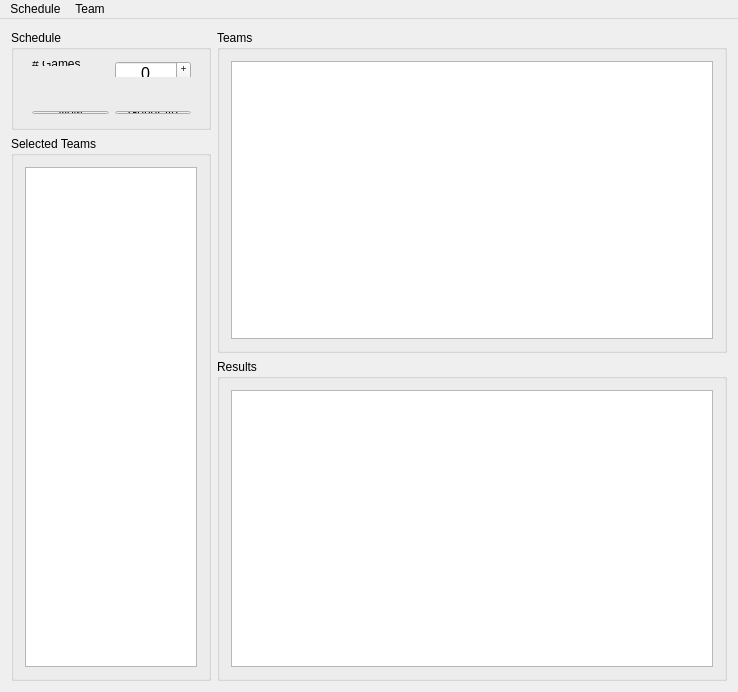
<?xml version="1.0" encoding="UTF-8"?>
<ui version="4.0">
 <class>MainWindow</class>
 <widget class="QMainWindow" name="MainWindow">
  <property name="geometry">
   <rect>
    <x>0</x>
    <y>0</y>
    <width>738</width>
    <height>680</height>
   </rect>
  </property>
  <property name="sizePolicy">
   <sizepolicy hsizetype="Expanding" vsizetype="Expanding">
    <horstretch>0</horstretch>
    <verstretch>0</verstretch>
   </sizepolicy>
  </property>
  <property name="windowTitle">
   <string>Thunder Schedule</string>
  </property>
  <property name="iconSize">
   <size>
    <width>24</width>
    <height>24</height>
   </size>
  </property>
  <property name="toolButtonStyle">
   <enum>Qt::ToolButtonFollowStyle</enum>
  </property>
  <property name="documentMode">
   <bool>false</bool>
  </property>
  <property name="dockNestingEnabled">
   <bool>false</bool>
  </property>
  <property name="unifiedTitleAndToolBarOnMac">
   <bool>true</bool>
  </property>
  <widget class="QWidget" name="centralWidget">
   <layout class="QHBoxLayout" name="horizontalLayout">
    <item>
     <layout class="QVBoxLayout" name="verticalLayout_5">
      <item>
       <widget class="QGroupBox" name="Games_groupBox">
        <property name="sizePolicy">
         <sizepolicy hsizetype="Fixed" vsizetype="Expanding">
          <horstretch>0</horstretch>
          <verstretch>0</verstretch>
         </sizepolicy>
        </property>
        <property name="minimumSize">
         <size>
          <width>200</width>
          <height>100</height>
         </size>
        </property>
        <property name="maximumSize">
         <size>
          <width>200</width>
          <height>16777215</height>
         </size>
        </property>
        <property name="title">
         <string>Schedule</string>
        </property>
        <property name="flat">
         <bool>false</bool>
        </property>
        <widget class="QWidget" name="layoutWidget">
         <property name="geometry">
          <rect>
           <x>10</x>
           <y>70</y>
           <width>181</width>
           <height>25</height>
          </rect>
         </property>
         <layout class="QHBoxLayout" name="horizontalLayout_2">
          <item>
           <widget class="QPushButton" name="New_pushButton">
            <property name="text">
             <string>New</string>
            </property>
           </widget>
          </item>
          <item>
           <widget class="QPushButton" name="Generate_pushButton">
            <property name="text">
             <string>Generate</string>
            </property>
           </widget>
          </item>
         </layout>
        </widget>
        <widget class="QWidget" name="layoutWidget">
         <property name="geometry">
          <rect>
           <x>10</x>
           <y>20</y>
           <width>181</width>
           <height>27</height>
          </rect>
         </property>
         <layout class="QHBoxLayout" name="horizontalLayout_3">
          <item>
           <widget class="QLabel" name="numGames_label">
            <property name="text">
             <string># Games</string>
            </property>
           </widget>
          </item>
          <item>
           <widget class="QSpinBox" name="numGames_spinBox">
            <property name="minimumSize">
             <size>
              <width>0</width>
              <height>25</height>
             </size>
            </property>
            <property name="font">
             <font>
              <pointsize>12</pointsize>
              <kerning>true</kerning>
             </font>
            </property>
            <property name="alignment">
             <set>Qt::AlignCenter</set>
            </property>
            <property name="buttonSymbols">
             <enum>QAbstractSpinBox::PlusMinus</enum>
            </property>
           </widget>
          </item>
         </layout>
        </widget>
       </widget>
      </item>
      <item>
       <widget class="QGroupBox" name="selectedTeam_groupBox">
        <property name="sizePolicy">
         <sizepolicy hsizetype="Expanding" vsizetype="Expanding">
          <horstretch>0</horstretch>
          <verstretch>0</verstretch>
         </sizepolicy>
        </property>
        <property name="minimumSize">
         <size>
          <width>200</width>
          <height>0</height>
         </size>
        </property>
        <property name="maximumSize">
         <size>
          <width>200</width>
          <height>16777215</height>
         </size>
        </property>
        <property name="title">
         <string>Selected Teams</string>
        </property>
        <layout class="QVBoxLayout" name="verticalLayout">
         <item>
          <widget class="QListWidget" name="Team_listWidget">
           <property name="sizePolicy">
            <sizepolicy hsizetype="Expanding" vsizetype="Expanding">
             <horstretch>0</horstretch>
             <verstretch>0</verstretch>
            </sizepolicy>
           </property>
           <property name="minimumSize">
            <size>
             <width>0</width>
             <height>500</height>
            </size>
           </property>
           <property name="horizontalScrollBarPolicy">
            <enum>Qt::ScrollBarAlwaysOff</enum>
           </property>
          </widget>
         </item>
        </layout>
       </widget>
      </item>
     </layout>
    </item>
    <item>
     <layout class="QVBoxLayout" name="verticalLayout_4">
      <item>
       <widget class="QGroupBox" name="Team_groupBox">
        <property name="sizePolicy">
         <sizepolicy hsizetype="Expanding" vsizetype="Expanding">
          <horstretch>0</horstretch>
          <verstretch>0</verstretch>
         </sizepolicy>
        </property>
        <property name="minimumSize">
         <size>
          <width>0</width>
          <height>175</height>
         </size>
        </property>
        <property name="title">
         <string>Teams</string>
        </property>
        <layout class="QVBoxLayout" name="verticalLayout_2">
         <item>
          <widget class="QTableWidget" name="Teams_tableWidget">
           <property name="sortingEnabled">
            <bool>true</bool>
           </property>
          </widget>
         </item>
        </layout>
       </widget>
      </item>
      <item>
       <widget class="QGroupBox" name="Results_groupBox">
        <property name="sizePolicy">
         <sizepolicy hsizetype="Expanding" vsizetype="MinimumExpanding">
          <horstretch>0</horstretch>
          <verstretch>0</verstretch>
         </sizepolicy>
        </property>
        <property name="minimumSize">
         <size>
          <width>0</width>
          <height>175</height>
         </size>
        </property>
        <property name="title">
         <string>Results</string>
        </property>
        <layout class="QVBoxLayout" name="verticalLayout_3">
         <item>
          <widget class="QTextBrowser" name="Results_textBrowser"/>
         </item>
        </layout>
       </widget>
      </item>
     </layout>
    </item>
   </layout>
  </widget>
  <widget class="QMenuBar" name="menuBar">
   <property name="geometry">
    <rect>
     <x>0</x>
     <y>0</y>
     <width>738</width>
     <height>21</height>
    </rect>
   </property>
   <widget class="QMenu" name="menuFile">
    <property name="title">
     <string>Schedule</string>
    </property>
    <addaction name="actionNew"/>
    <addaction name="actionSave"/>
    <addaction name="actionOpen"/>
   </widget>
   <widget class="QMenu" name="menuTeam">
    <property name="title">
     <string>Team</string>
    </property>
    <addaction name="actionAdd_Team"/>
    <addaction name="separator"/>
    <addaction name="actionImport"/>
    <addaction name="actionExport"/>
    <addaction name="separator"/>
   </widget>
   <addaction name="menuFile"/>
   <addaction name="menuTeam"/>
  </widget>
  <action name="actionNew">
   <property name="text">
    <string>New Schedule</string>
   </property>
   <property name="shortcut">
    <string>Ctrl+N</string>
   </property>
  </action>
  <action name="actionSave">
   <property name="text">
    <string>Save</string>
   </property>
  </action>
  <action name="actionOpen">
   <property name="text">
    <string>Open</string>
   </property>
  </action>
  <action name="actionAdd_Team">
   <property name="text">
    <string>Add Team</string>
   </property>
  </action>
  <action name="actionImport">
   <property name="text">
    <string>Import</string>
   </property>
  </action>
  <action name="actionExport">
   <property name="text">
    <string>Export</string>
   </property>
  </action>
 </widget>
 <layoutdefault spacing="6" margin="11"/>
 <resources/>
 <connections>
  <connection>
   <sender>numGames_spinBox</sender>
   <signal>editingFinished()</signal>
   <receiver>MainWindow</receiver>
   <slot>close()</slot>
   <hints>
    <hint type="sourcelabel">
     <x>156</x>
     <y>64</y>
    </hint>
    <hint type="destinationlabel">
     <x>368</x>
     <y>339</y>
    </hint>
   </hints>
  </connection>
 </connections>
</ui>
